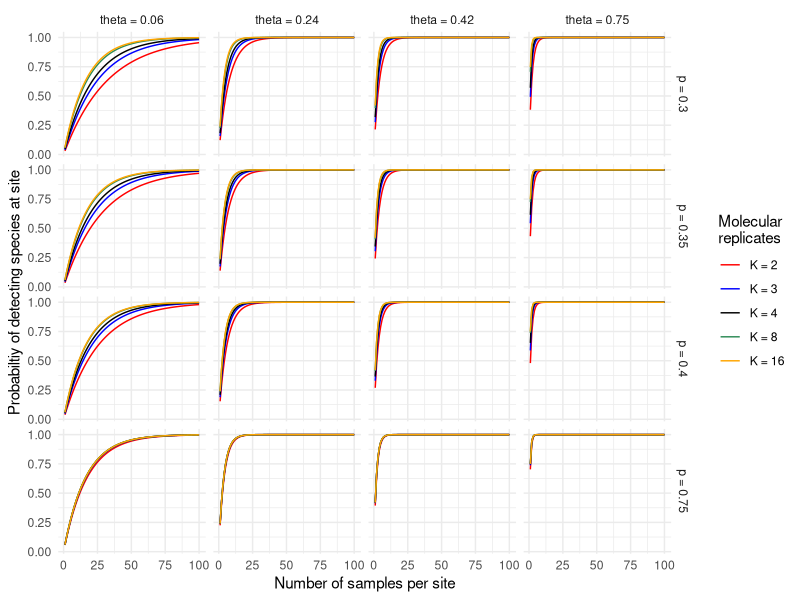
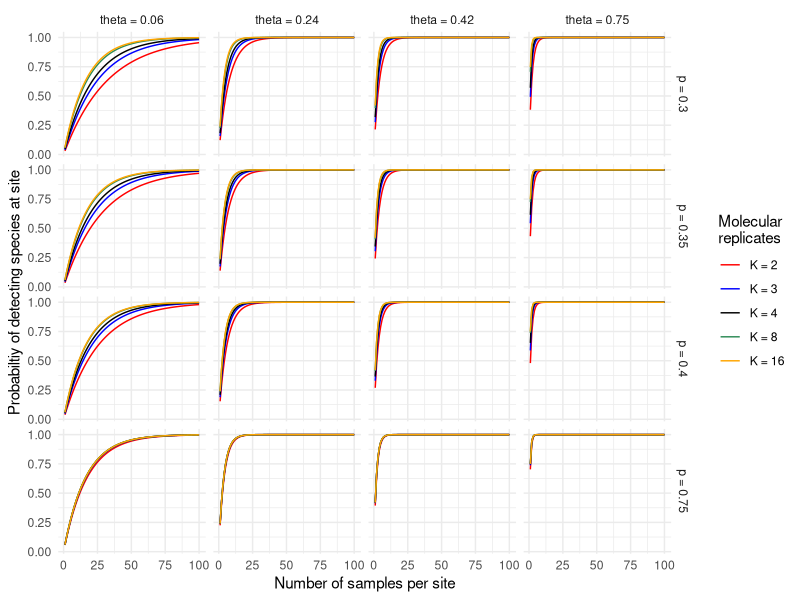
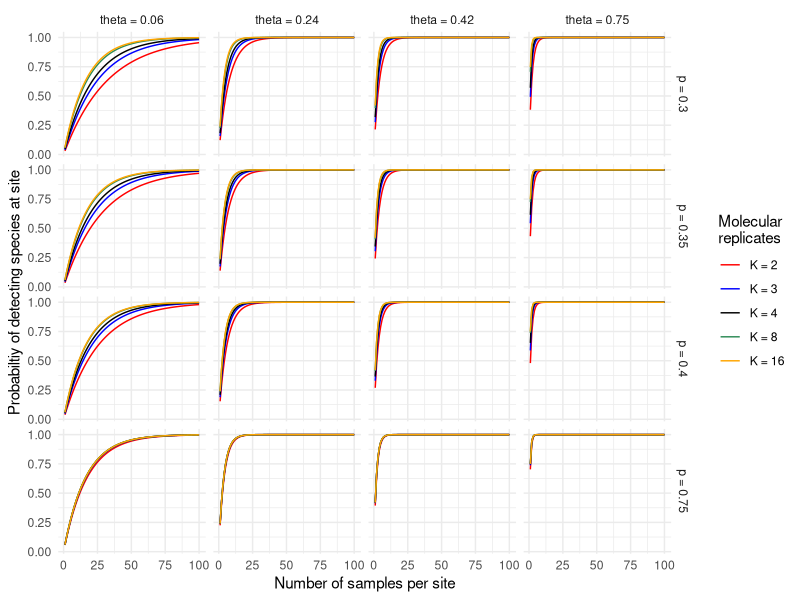

Write R code to recreate these figures, in order. (Note: a time limit stopped this script after it produced the figures.)
## ---- chunk 1
knitr::opts_chunk$set(echo = TRUE)
assign("depthtrigger", 10, data.table:::.global)
## ---- chunk 2
comb = function(n, r){ factorial(n)/(factorial(r) * factorial(n -r ))}

sampleDetectionOne <- function(
	J = 50,
	K = 8,
	theta = 0.06,
	pDetection  = 0.3
	
	){
  
    jIndx = J:0
	prob = 	sum(comb( J, jIndx) *  (1 - theta) ^ jIndx * (theta * (1 - pDetection)^K )  ^ rev(jIndx))
	return(1 - prob)
	}
## ---- chunk 3
library(data.table)
results <- data.table(expand.grid(J = 1:100,
							theta = c(0.06, 0.24, 0.42, 0.75), 
							pDetection = c(0.3, 0.35, 0.4, 0.75),
							K = c(2, 3, 4, 8, 16)))

for(index in 1:nrow(results)){
  results[ index, ProbDetect :=
	  sampleDetectionOne(J = J, K = K, theta = theta, pDetection = pDetection)]
}
results[ , thetaPlot := factor(paste0("theta = ", theta))]
results[ , pDetectionPlot := factor(paste0("p = ", pDetection))]
results[ , KPlot := factor(paste0("K = ", K))]
## ---- chunk 4

library(ggplot2)
results[ , KPlot := factor(KPlot,
                           levels = levels(results$KPlot)[
                             order(as.numeric(gsub("K = ", "",
                                                   levels(results$KPlot))))])]

detectOne <- ggplot(data = results, aes(x = J, y = ProbDetect, color = KPlot)) +
	geom_line() +
	facet_grid( pDetectionPlot ~ thetaPlot) +
	theme_minimal() +
	ylab("Probabiltiy of detecting species at site") +
	xlab("Number of samples per site") +
  scale_color_manual("Molecular\nreplicates",
                     values = c("red", "blue", "black", "seagreen", "orange"))
print(detectOne)
ggsave(filename = "detectingOne.pdf", detectOne, width = 6, height = 4)
ggsave(filename = "detectingOne.jpg", detectOne, width = 6, height = 4)
## ---- chunk 5
samplesDetect <- function(
	nSims = 2,
	J = c(10, 100),
	theta = c(0.06, 0.42),
	K = 8,
	pDetection = c(0.3, 0.4)){
		results <- data.table(expand.grid(simulation = 1:nSims,
					   J = J, theta = theta,
					   K = K, pDetection = pDetection))
	for(index in 1:dim(results)[1]){
		results[ index, nPositive :=
			length(which(
				rbinom(n = length(which(rbinom( n = J, size = 1, prob = theta) >0)),
					   size = K, prob = pDetection) > 0))]
		}
	results[ , pPositive := nPositive/J]
	results[ , Samples := factor(paste0("J = ", J))]
	results[ , SamplesPlot  := factor(J)]

	results[ , thetaPlot := factor(paste0("theta = ", theta))]
  results[ , thetaPlot2 := factor( theta)]

  results[ , pDetectionPlot := factor(paste0("p = ", pDetection))]

	factorOrder <- order(as.numeric(gsub("J = ", "", 
	                                     levels(results$Samples))), 
	                     decreasing = FALSE)
  results[ , Samples := factor(Samples, levels = levels(Samples)[factorOrder]) ]

  results[ , KPlot := paste0("K = ", K)]
  KOrder <- unique(results$KPlot)[
    order(as.numeric(gsub("K = ", "",
                          unique(results$KPlot))), 
          decreasing = FALSE)]
  results[ , KPlot := factor( KPlot, levels = KOrder)]

  results[ , KPlot2 := factor(gsub("K = ", "", KPlot))]
  KOrder2 <- unique(results$KPlot2)[order(as.numeric(unique(results$KPlot)), decreasing = FALSE)]
  results[ , KPlot2 := factor( KPlot2, levels = KOrder2)]

	return(results)
	}
## ---- chunk 6
sampleResults <- samplesDetect(nSims = 4000,
                               theta = c(0.06, 0.24, 0.42, 0.76),
                               pDetection = c(0.15, 0.3, 0.35, 0.4, 0.75),
                               J = c(5, 20, 50, 100),
                               K = c(2, 3, 4, 8, 16))
## ---- chunk 7
compareSites <- ggplot(sampleResults, aes(x = KPlot2, y = pPositive, fill = thetaPlot)) +
	geom_boxplot(outlier.size = 0.5) +
	facet_grid(  Samples ~  pDetectionPlot ) +
  theme_minimal() +
	ylab(expression(over("Number of simulated positive samples",
	                     "Total number of simulated samples"))) +
  xlab("Number of molecular replicates") +
  scale_fill_manual(expression("Generating "*theta),
                    values = c("red", "blue", "black", "seagreen", "orange"))
print(compareSites)
ggsave(filename = "compareSites.pdf", compareSites, width = 11, height = 6)
ggsave(filename = "compareSites.jpg", compareSites, width = 11, height = 6)
